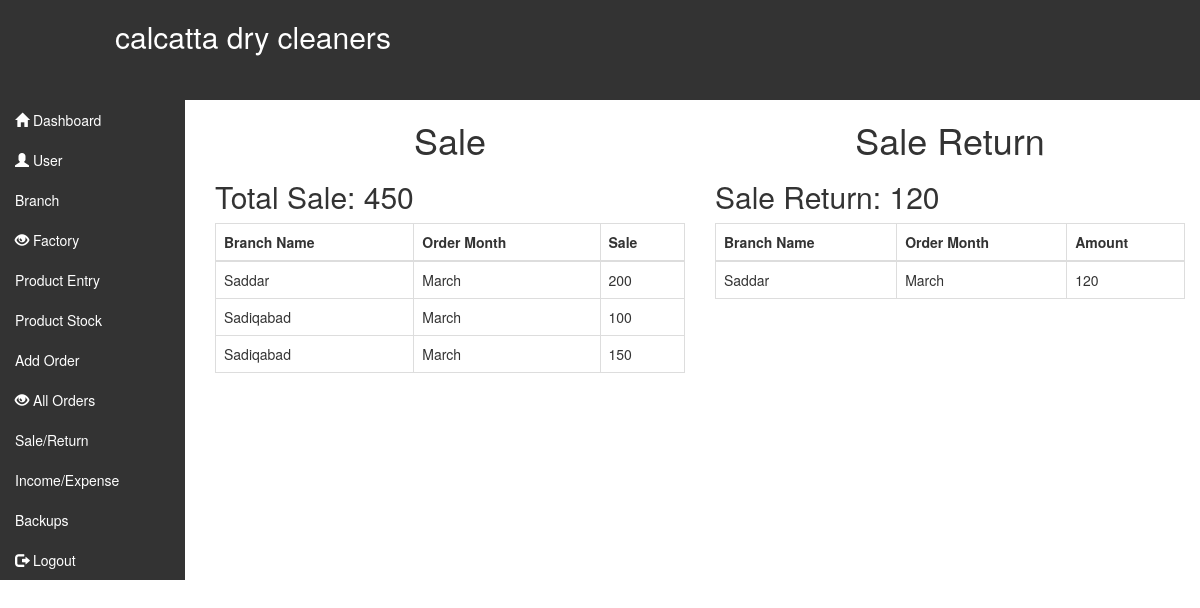
/sale.php (signed in), run on the app's committed database.
### tables this page shows
CREATE TABLE `orders` (
  `order_id` int(10) NOT NULL,
  `customer_name` varchar(100) NOT NULL,
  `customer_address` varchar(100) NOT NULL,
  `phone_no` varchar(20) NOT NULL,
  `order_type` varchar(100) NOT NULL,
  `order_date` date NOT NULL,
  `delivery_date` date NOT NULL,
  `branch` varchar(100) NOT NULL,
  `branch_address` varchar(100) NOT NULL,
  `status` varchar(100) NOT NULL,
  `amount` int(100) NOT NULL
);

### sale.php (the view, shortened to what this page needs)
<!DOCTYPE html>
<html>
<head>
	<?php
include 'inc/header.php';
?>
</head>
<body>
<div class="container-fluid">
	<div class="row">
		<div class="col-lg-2">
			<?php include 'sidenav.php'; ?>
		</div>
		<div class="col-lg-5">
			<h1 style="text-align: center;">Sale</h1>
			<?php
			$q1 = "SELECT SUM(amount) FROM `orders` WHERE `status` != 'cancel'";
									$qu1 = mysqli_query($con,$q1);
									while($rows1 = mysqli_fetch_array($qu1)){ ?>
			<h2>Total Sale: <?php echo $rows1['0']; ?></h2>
								<?php }
			?>
			<div class="table-responsive">
			<table class="table table-bordered">
							    <thead>
							      <tr>
							        <th>Branch Name</th>
							        <th>Order Month</th>
							        <th>Sale</th>
							      </tr>
							    </thead>
							    <tbody>
							    <?php
									$q = "SELECT * FROM `orders` WHERE `status` != 'cancel'";
									$qu = mysqli_query($con,$q);
									while($rows = mysqli_fetch_array($qu)){
									?>
							      <tr>
							      	<td><?php echo $rows['branch']; ?></td>
							      	<?php $date = $rows['order_date']; ?>
							        <td><?php echo date('F', strtotime($date)); ?></td>
							        <td><?php echo $rows['amount']; ?></td>
							      </tr>
							      <?php } ?>
							    </tbody>
							  </table>
							  </div>
		</div>
		<div class="col-lg-5">
			<h1 style="text-align: center;">Sale Return</h1>
			<?php
			$q1 = "SELECT SUM(amount) FROM `orders` WHERE `status` = 'cancel'";
									$qu1 = mysqli_query($con,$q1);
									while($rows1 = mysqli_fetch_array($qu1)){ ?>
			<h2>Sale Return: <?php echo $rows1['0']; ?></h2>
								<?php }
			?>
			<div class="table-responsive">
			<table class="table table-bordered">
							    <thead>
							      <tr>
							      	<th>Branch Name</th>
							        <th>Order Month</th>
							        <th>Amount</th>
							      </tr>
							    </thead>
							    <tbody>
							    <?php
									$q = "SELECT * FROM `orders` WHERE `status` = 'cancel'";
									$qu = mysqli_query($con,$q);
									while($rows = mysqli_fetch_array($qu)){
									?>
							      <tr>
							      	<td><?php echo $rows['branch']; ?></td>
							        <?php $date = $rows['order_date']; ?>
							        <td><?php echo date('F', strtotime($date)); ?></td>
							        <td><?php echo $rows['amount']; ?></td>
							      </tr>
							      <?php  } ?>
							    </tbody>
							  </table>
							  </div>
		</div>
	</div>
</div>
</body>
</html>

### inc/custom.css (style rules this page uses)
.col-lg-2 { padding-left: unset; }

### data on the page
orders: branch "Saddar", order_date "March", amount "200"
orders: branch "Sadiqabad", order_date "March", amount "100"
orders: branch "Sadiqabad", order_date "March", amount "150"
orders: branch "Saddar", order_date "March", amount "120"

### other printed values
$rows1['0'] "450"
$rows1['0'] "120"
